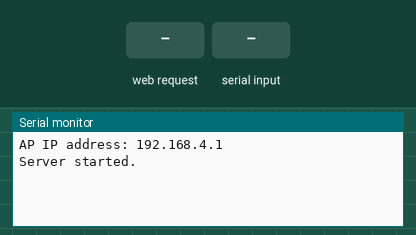
Bench run of a sketch on a simulated ESP8266 (NodeMCU). Parts: the last lines printed to the serial monitor. The test bench sets the inputs (shaded band).

Above: at 1.2 s.
1.3 s: HTTP request GET /move received
At 2.5 s:
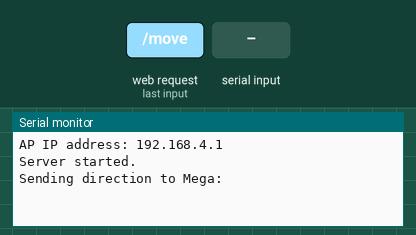
2.8 s: "TOTAL_SHUTTLE:\n" received over Serial
At 3.6 s:
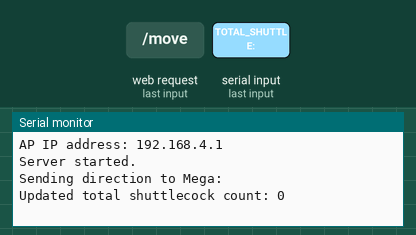
4.3 s: HTTP request GET /setSpeed received
At 4.8 s:
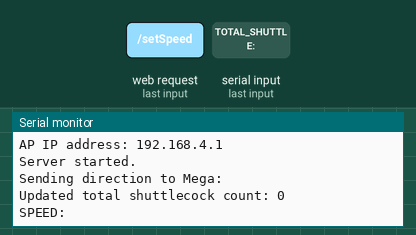
5.8 s: HTTP request GET /auto received
At 7.0 s:
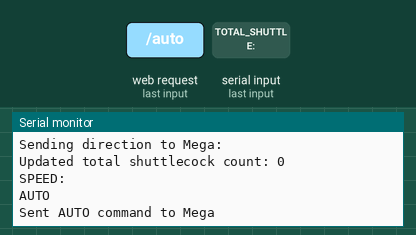
7.3 s: HTTP request GET /manual received
At 8.3 s:
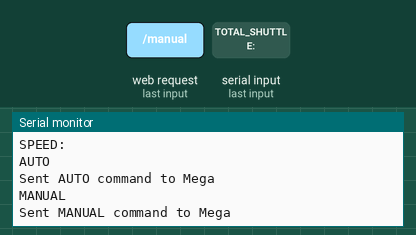
8.8 s: HTTP request GET /move?dir=1 received
At 9.4 s:
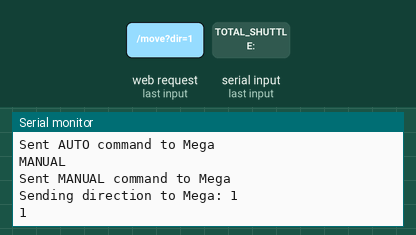

The sketch:

Direct_Wi-Fi_.ino
```cpp
#include <ESP8266WiFi.h> // Include the Wi-Fi library
#include <ESP8266WebServer.h> // Include the WebServer library

ESP8266WebServer server(80);

// Replace with your network credentials
const char* ssid = "ShuttleRover";
const char* password = "12345678";

int totalShuttlecockCount = 0; // Variable to store total shuttlecock count

void setup() {
  Serial.begin(9600);  // Initialize serial communication with Arduino MEGA (Serial1 on Mega)

  // Set ESP8266 in AP mode with specified SSID and password
  WiFi.mode(WIFI_AP);
  WiFi.softAP(ssid, password);

  // Print IP address assigned to ESP8266
  Serial.print("AP IP address: "); //192.168.4.1
  Serial.println(WiFi.softAPIP());

  // Define routes for the server
  server.on("/", handleRoot); // Default route
  server.on("/move", handleMove); // Route for move command
  server.on("/setSpeed", handleSetSpeed); // Route for set speed command
  server.on("/totalShuttlecockCount", handleTotalShuttlecockCount); // New route for total shuttlecock count
  server.on("/auto", handleAuto); // New route for automatic mode
  server.on("/manual", handleManual); // New route for manual mode
  // Start the server
  server.begin();
  Serial.println("Server started.");
}

// Route handlers
void handleRoot() {
  String html = "<html><head><title>Shuttle Rover Control</title></head><body><h1>Shuttle Rover</h1>";// HTML for the root page
  html += "<p>Use the mobile app to control the robot.</p>";
  html += "</body></html>";
  server.send(200, "text/html", html); // Send HTML response
}

void handleMove() {
  String direction = server.arg("dir");
  Serial.print("Sending direction to Mega: ");
  Serial.println(direction); // Debugging log
  Serial.println(direction);  // Ensure newline is sent if Mega code expects it
  server.send(200, "text/plain", "Move command received");
}

void handleSetSpeed() {
  String speed = server.arg("value");
  Serial.print("SPEED:");
  Serial.println(speed);  // Send speed command to Arduino Mega
  server.send(200, "text/plain", "Speed set to: " + speed);
}

void handleTotalShuttlecockCount() {
  server.send(200, "text/plain", String(totalShuttlecockCount)); // Send total shuttlecock count
}

void handleAuto() {
  Serial.println("AUTO");  // Send auto command to Arduino Mega
  Serial.println("Sent AUTO command to Mega"); // Debugging log
  server.send(200, "text/plain", "Switched to automatic mode");
}

void handleManual() {
  Serial.println("MANUAL");  // Send manual command to Arduino Mega
  Serial.println("Sent MANUAL command to Mega"); // Debugging log
  server.send(200, "text/plain", "Switched to manual mode");
}

void loop() {
  server.handleClient();

  // Check for messages from the Mega to update total shuttlecock count
  if (Serial.available() > 0) {
    String input = Serial.readStringUntil('\n');
    if (input.startsWith("TOTAL_SHUTTLE:")) {
      totalShuttlecockCount = input.substring(14).toInt();
      Serial.print("Updated total shuttlecock count: ");
      Serial.println(totalShuttlecockCount);
    }
  }
}
```

Measured:
- after the input at 1.3 s, the serial monitor: prints a new line at once (image 1)
- after the input at 2.8 s, the serial monitor: prints a new line at once (image 2)
- after the input at 4.3 s, the serial monitor: prints a new line at once (image 3)
- after the input at 5.8 s, the serial monitor: prints a new line at once (image 4)
- after the input at 7.3 s, the serial monitor: prints a new line at once (image 5)
- after the input at 8.8 s, the serial monitor: prints a new line at once (image 6)
